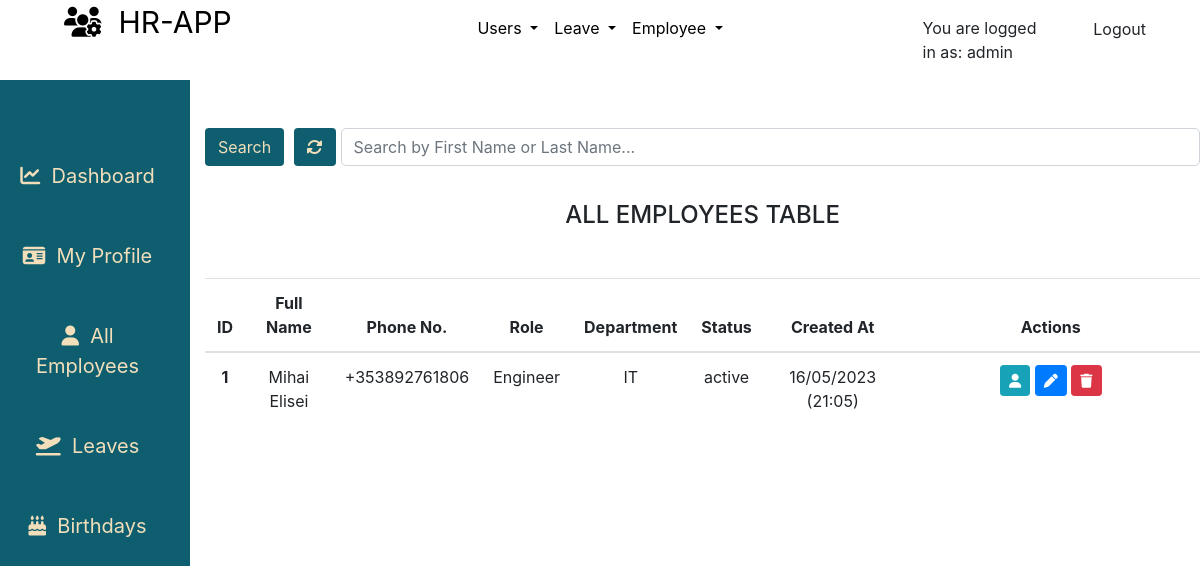
/employees/ (signed in), run on an earlier commit of the app's database.
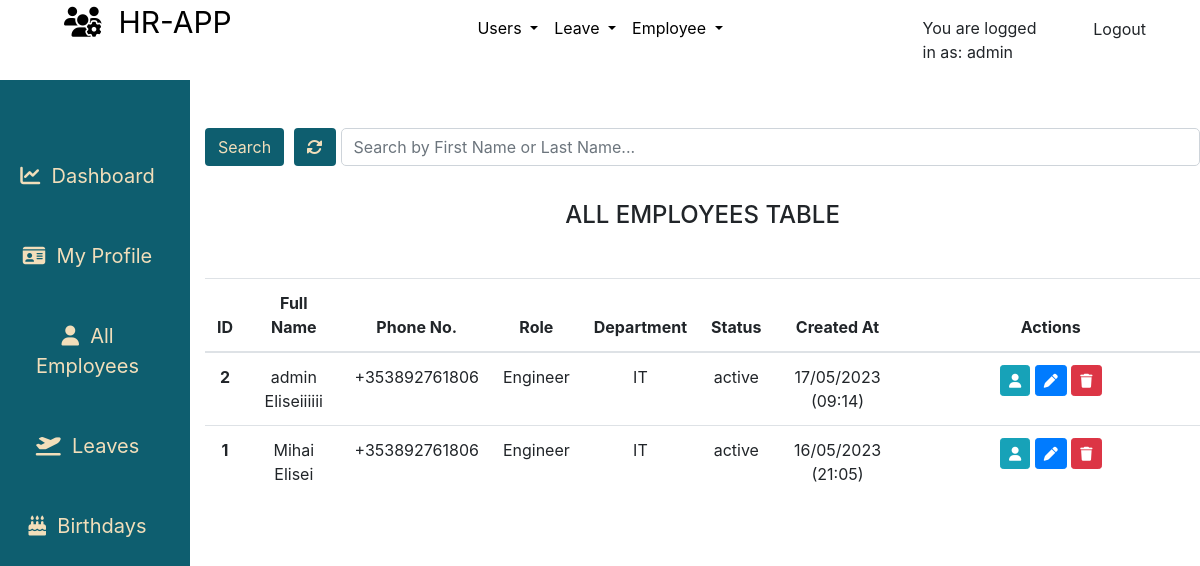
And on a later commit of the database.
### employees/models.py (models this page shows, shortened)
class Employee(models.Model):
    MALE = 'male'
    FEMALE = 'female'
    GENDER = (
    (MALE, 'Male'),
    (FEMALE, 'Female'),
    )
    MR = 'Mr'
    MRS = 'Mrs'
    MSS = 'Mss'
    DR = 'Dr'
    SIR = 'Sir'
    MADAM = 'Madam'
    TITLE = (
    (MR, 'Mr'),
    (MRS, 'Mrs'),
    (MSS, 'Mss'),
    (DR, 'Dr'),
    (SIR, 'Sir'),
    (MADAM, 'Madam'),
    )
    FULL_TIME = 'Full-Time'
    PART_TIME = 'Part-Time'
    CONTRACT = 'Contract'
    INTERN = 'Intern'
    EMPLOYEETYPE = (
    (FULL_TIME, 'Full-Time'),
    (PART_TIME, 'Part-Time'),
    (CONTRACT, 'Contract'),
    (INTERN, 'Intern'),
    )
    MASTERS = 'Masters Degree'
    BACHELOR = 'Bachelor Degree'
    ADVANCED = 'Craft / Higher Certificate'
    LEAVING = 'Leaving Certificate'
    JUNIOR = 'Junior Certificate'
    OTHER = 'Other'
    EDUCATIONAL_LEVEL = (
    (MASTERS, 'Masters Degree'),
    (BACHELOR, 'Bachelor Degree'),
    (ADVANCED, 'Craft / Higher Certificate'),
    (LEAVING, 'Leaving Certificate'),
    (JUNIOR, 'Junior Certificate'),
    (OTHER, 'Other'),
    )
    id = models.CharField(_('Employee ID Number'), max_length=10, null=False, blank=False, primary_key=True)
    user = models.ForeignKey(User, on_delete=models.CASCADE, default=None)
    title = models.CharField(_('Title'), max_length=5, default=MR, choices=TITLE, blank=False, null=False)
    firstname = models.CharField(_('First Name'), max_length=125, null=False, blank=False)
    lastname = models.CharField(_('Last Name'), max_length=125, null=False, blank=False)
    othername = models.CharField(_('Other Name (optional)'), max_length=125, null=True, blank=True)
    sex = models.CharField(_('Gender'), max_length=9, choices=GENDER, blank=False)
    email = models.CharField(_('Email'), max_length=255, default=None, blank=False, null=False)
    tel = PhoneNumberField(null=False, blank=False, verbose_name='Phone Number', help_text= 'Enter number with Country Code Eg. +353000000000')
    birthday = models.DateField(_('Birthday'),blank=False,null=False)
    nationality = models.ForeignKey(Nationality, verbose_name=_('Nationality'), on_delete=models.SET_NULL, null=True, default=None)
    address = models.CharField(_('Address'), help_text='address of current residence', max_length=125, null=True, blank=True)
    education = models.CharField(_('Education'),help_text='Highest educational level', max_length=26, choices=EDUCATIONAL_LEVEL, blank=False, null=True)
    lastwork = models.CharField(_('Last Place of Work'), help_text='Where was the last place you worked ?', max_length=125, null=True, blank=True)
    position = models.CharField(_('Position Held'),help_text='What position where you in your last place of work ?', max_length=255, null=True, blank=True)
    department = models.ForeignKey(Department, verbose_name =_('Department'), on_delete=models.SET_NULL, null=True, default=None)
    role = models.ForeignKey(Role, verbose_name=_('Role'), on_delete=models.SET_NULL, null=True, default=None)
    startdate = models.DateField(_('Employement Date'), help_text='date of employement', blank=False, null=True)
    employeetype = models.CharField(_('Employee Type'), max_length=15, default=FULL_TIME, choices=EMPLOYEETYPE, blank=False, null=True)
    dateissued = models.DateField(_('Date Issued'), help_text='date staff id was issued', blank=False, null=True)
    created = models.DateTimeField(verbose_name=_('Created'), auto_now_add=True, null=True)
    is_blocked = models.BooleanField(_('Is Blocked'),help_text='button to toggle employee block and unblock',default=False)
    is_deleted = models.BooleanField(_('Is Deleted'),help_text='button to toggle employee deleted and undelete',default=False)
    class Meta:
        verbose_name = _('Employee')
        verbose_name_plural = _('Employees')
        ordering = ['-created']
    @property
    def get_full_name(self):
        fullname = ''
        firstname = self.firstname
        lastname = self.lastname
        othername = self.othername
        if (firstname and lastname) or othername is None:
            fullname = firstname + ' ' + lastname
            return fullname
        elif othername:
            fullname = firstname + ' ' + lastname + ' ' + othername
            return fullname
        return

class Role(models.Model):
    name = models.CharField(max_length=125)
    description = models.CharField(max_length=125, null=True, blank=True)
    created = models.DateTimeField(verbose_name=_('Created'), auto_now_add=True)
    updated = models.DateTimeField(verbose_name=_('Updated'), auto_now=True)
    class Meta:
        verbose_name = _('Role')
        verbose_name_plural = _('Roles')
        ordering = ['name', 'created']
    def __str__(self):
        return self.name

class Department(models.Model):
    name = models.CharField(max_length=125)
    description = models.CharField(max_length=125, null=True, blank=True)
    created = models.DateTimeField(verbose_name=_('Created'), auto_now_add=True)
    updated = models.DateTimeField(verbose_name=_('Updated'), auto_now=True)
    class Meta:
        verbose_name = _('Department')
        verbose_name_plural = _('Departments')
        ordering = ['name', 'created']
    def __str__(self):
        return self.name

### employees/views.py (the view)
# urls.py: path('', views.all_employees, name='employees'),
def all_employees(request):
    if not (request.user.is_authenticated and request.user.is_superuser and request.user.is_staff):
        return redirect('/')
    dataset = dict()
    departments = Department.objects.all()
    employees = Employee.objects.all()
    query = request.GET.get('search')
    if query:
        employees = employees.filter(
			Q(firstname__icontains=query) |
			Q(lastname__icontains=query)
			)
    paginator = Paginator(employees, 5)  # show 5 employees per page
    page = request.GET.get('page')
    employees_paginated = paginator.get_page(page)
    dataset['employee_list'] = employees_paginated
    dataset['departments'] = departments
    dataset['all_employees'] = Employee.objects.all()
    dataset['title'] = 'All Employees'
    return render(request, 'employees/all_employees.html', dataset)

### employees/templates/employees/all_employees.html (shortened to what the changed rows need)
{% extends "base.html" %}
{% load static %}
{% block content %}
<div class="container-fluid">
    <div class="row flex-nowrap mt-0">
        <div class="col-10">
            <div class="content scroll-form">
                <div class="table-responsive table-shadow">
                  <table class="table mt-5">
                    <thead style="text-align: center;">
                      <tr>
                        <th scope="col">ID</th>
                        <th scope="col">Full Name</th>
                        <th scope="col" class="hide">Phone No.</th>
                        <th scope="col" class="hide">Role</th>
                        <th scope="col">Department</th>
                        <th scope="col" class="hide">Status</th>
                        <th scope="col" class="hide">Created At</th>
                        <th scope="col" style="width: 30%;">Actions</th>
                      </tr>
                    </thead>
                    <tbody style="text-align: center;">
                      {% for employee in employee_list %}
                      <tr>
                        {% if employee.id %}
                          <th scope="row">{{ employee.id }}</th>
                        {% else %}
                          <th scope="row">-</th>
                        {% endif %}
                        <td>{{ employee.get_full_name }}</td>
                        <td class="hide">{{ employee.tel }}</td>
                        <td class="hide">{{ employee.role }}</td>
                        <td>{{ employee.department }}</td>
                        {% if employee.is_blocked %}
                        <td class="hide">Inactive</td>
                        {% else %}
                        <td class="hide">active</td>
                        {% endif %}
                        <td class="hide">{{ employee.created | date:'d/m/Y (H:i)' }}</td>
                        <td>
                          <a href="{% url 'employeeinfo' employee.id %}" class="btn btn-sm btn-info btn-edit" title="Profile">
                            <i class="fas fa-user"></i>
                          </a>
                          <a href="{% url 'edit' employee.id %}" class="btn btn-sm btn-primary btn-edit" title="Edit Employee">
                            <i class="fas fa-pen"></i>
                          </a>
                          <a href="{% url 'delete_employee' employee.id %}" class="btn btn-sm btn-danger btn-edit" title="Delete Employee">
                            <i class="fas fa-trash"></i>
                          </a>
                        </td>
                      </tr>
                      {% endfor %}
                    </tbody>
                  </table>
                </div>
              </div>
        </div>
    </div>
</div>
{% endblock %}

What changed in the data, as far as the page shows it:
added Employee: id "2", get_full_name "admin Eliseiiiiii", tel "+353892761806", role "Engineer", department "IT", is_blocked "active", created "17/05/2023 (09:14)"
